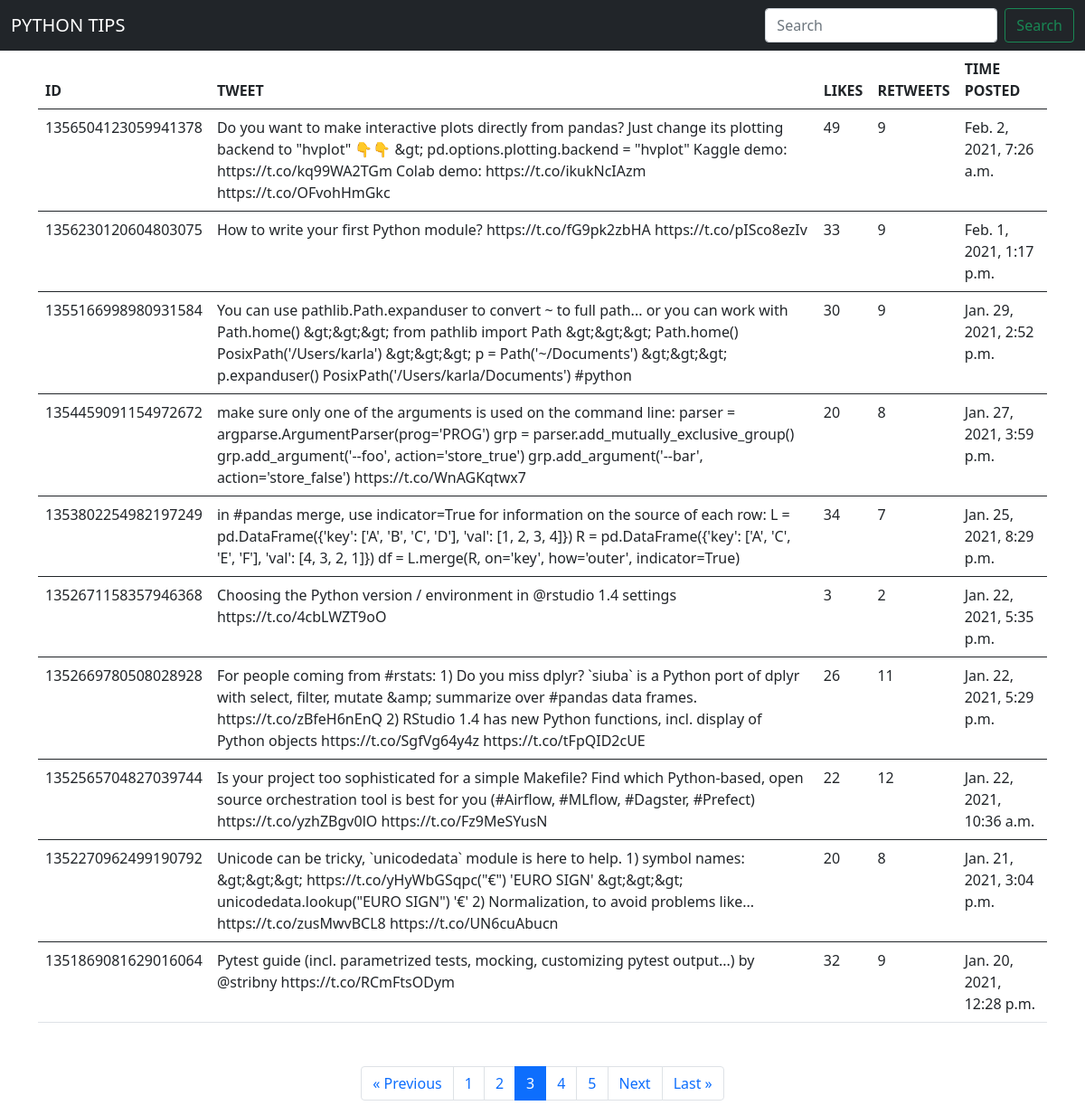
/?page=3, run on the app's committed database.
### pyTip/models.py (models this page shows, shortened)
class PyTip(models.Model):
    tweet_id = models.CharField(max_length=500, null=True, blank=True)
    timestamp = models.DateTimeField(null=True, blank=True)
    tweet_text = models.CharField(max_length=500, null=True, blank=True)
    tweet_link = models.CharField(max_length=500, null=True, blank=True)
    external_url = models.CharField(max_length=5000, null=True, blank=True)
    posted_by = models.CharField(max_length=200, null=True, blank=True)
    like = models.IntegerField(null=True, blank=True)
    retweet = models.IntegerField(null=True, blank=True)

### pyTip/views.py (the view)
# urls.py: path('', views.tweet_list, name='home'),
def tweet_list(request):
    if 'q' in request.GET:
        q = request.GET['q']
        tweets = PyTip.objects.filter(
            tweet_text__icontains=q).order_by('-timestamp')
        page = request.GET.get('page', 1)
        paginator = Paginator(tweets, 10)
    else:
        tweets = PyTip.objects.order_by('-timestamp')
        page = request.GET.get('page', 1)
        paginator = Paginator(tweets, 10)
    try:
        tweets = paginator.page(page)
    except PageNotAnInteger:
        tweets = paginator.page(1)
    except EmptyPage:
        tweets = paginator.page(paginator.num_pages)
    index = tweets.number - 1
    max_page_num = len(paginator.page_range)
    start_page_num = index - 3 if index >= 3 else 0
    end_page_num = index + 3 if index <= max_page_num - 3 else max_page_num
    page_range = list(paginator.page_range)[start_page_num:end_page_num]
    return render(request, 'pyTip/home.html', {'tweets': tweets, 'page_range': page_range})

### pyTip/templates/pyTip/home.html (shortened to what this page needs)
<!DOCTYPE html>
<html lang="en">
<head>
    <link href="https://cdn.jsdelivr.net/npm/bootstrap@5.0.0-beta2/dist/css/bootstrap.min.css" rel="stylesheet"
>
</head>
<body>
    <nav class="navbar navbar-dark bg-dark">
        <div class="container-fluid">
            <a class="navbar-brand">PYTHON TIPS</a>
            <form class="d-flex">
                <input class="form-control me-2" type="search" name="q" placeholder="Search" aria-label="Search">
                <button class="btn btn-outline-success" type="submit">Search</button>
            </form>
        </div>
    </nav>
    <div class="container">
        <table class="table">
            <thead>
                <tr>
                    <th scope="col">ID</th>
                    <th scope="col">TWEET</th>
                    <th scope="col"> LIKES </th>
                    <th scope="col"> RETWEETS </th>
                    <th scope="col"> TIME POSTED </th>
                </tr>
            </thead>
            {% for tweet in tweets %}
            <tbody>
                <tr>
                    <td>{{tweet.tweet_id}}</td>
                    <td>{{tweet.tweet_text}}</td>
                    <td> {{tweet.like}}</td>
                    <td> {{tweet.retweet}} </td>
                    <td> {{tweet.timestamp}} </td>
                </tr>
            </tbody>
            {% endfor %}
        </table>
        <div class="d-flex flex-column m-auto pagination mt-5">
            <nav aria-label="Page navigation">
                <ul class="pagination pg-grey justify-content-center">
                    {% if tweets.has_previous %}
                    <li class="page-item">
                        <a class="page-link"
                            href="?{% if query %}q={{query}}&{% endif %}page={{ tweets.previous_page_number }}">&laquo;
                            Previous</a>
                    </li>
                    {% endif %}
                    {% for i in page_range %}
                    {% if tweets.number == i %}
                    <li class="page-item active"><a class="page-link">{{ i }}</a></li>
                    {% else %}
                    <li class="page-item"><a class="page-link"
                            href="?{% if query %}q={{query}}&{% endif %}page={{ i }}">{{ i }}</a></li>
                    {% endif %}
                    {% endfor %}
                    {% if tweets.has_next %}
                    <li class="page-item">
                        <a class="page-link"
                            href="?{% if query %}q={{query}}&{% endif %}page={{ tweets.next_page_number }}">Next</a>
                    </li>
                    <li class="page-item">
                        <a class="page-link"
                            href="?{% if query %}q={{query}}&{% endif %}page={{ tweets.paginator.num_pages }}">Last
                            &raquo;</a>
                    </li>
                    {% endif %}
                </ul>
            </nav>
        </div>
    </div>
</body>
</html>

### data on the page
PyTip: tweet_id "1356504123059941378", tweet_text "Do you want to make interactive plots directly from pandas? Just change its plotting backend to \"hvplot\" 👇👇 &gt; pd.options.plotting.backend = \"hvplot\" Kaggle demo: https://t.co/kq99WA2TGm Colab demo: https://t.co/ikukNcIAzm https://t.co/OFvohHmGkc", like "49", retweet "9", timestamp "Feb. 2, 2021, 7:26 a.m."
PyTip: tweet_id "1356230120604803075", tweet_text "How to write your first Python module? https://t.co/fG9pk2zbHA https://t.co/pISco8ezIv", like "33", retweet "9", timestamp "Feb. 1, 2021, 1:17 p.m."
PyTip: tweet_id "1355166998980931584", tweet_text "You can use pathlib.Path.expanduser to convert ~ to full path... or you can work with Path.home() &gt;&gt;&gt; from pathlib import Path &gt;&gt;&gt; Path.home() PosixPath('/Users/karla') &gt;&gt;&gt; p = Path('~/Documents') &gt;&gt;&gt; p.expanduser() PosixPath('/Users/karla/Documents') #python", like "30", retweet "9", timestamp "Jan. 29, 2021, 2:52 p.m."
PyTip: tweet_id "1354459091154972672", tweet_text "make sure only one of the arguments is used on the command line: parser = argparse.ArgumentParser(prog='PROG') grp = parser.add_mutually_exclusive_group() grp.add_argument('--foo', action='store_true') grp.add_argument('--bar', action='store_false') https://t.co/WnAGKqtwx7", like "20", retweet "8", timestamp "Jan. 27, 2021, 3:59 p.m."
PyTip: tweet_id "1353802254982197249", tweet_text "in #pandas merge, use indicator=True for information on the source of each row: L = pd.DataFrame({'key': ['A', 'B', 'C', 'D'], 'val': [1, 2, 3, 4]}) R = pd.DataFrame({'key': ['A', 'C', 'E', 'F'], 'val': [4, 3, 2, 1]}) df = L.merge(R, on='key', how='outer', indicator=True)", like "34", retweet "7", timestamp "Jan. 25, 2021, 8:29 p.m."
PyTip: tweet_id "1352671158357946368", tweet_text "Choosing the Python version / environment in @rstudio 1.4 settings https://t.co/4cbLWZT9oO", like "3", retweet "2", timestamp "Jan. 22, 2021, 5:35 p.m."
PyTip: tweet_id "1352669780508028928", tweet_text "For people coming from #rstats: 1) Do you miss dplyr? `siuba` is a Python port of dplyr with select, filter, mutate &amp; summarize over #pandas data frames. https://t.co/zBfeH6nEnQ 2) RStudio 1.4 has new Python functions, incl. display of Python objects https://t.co/SgfVg64y4z https://t.co/tFpQID2cUE", like "26", retweet "11", timestamp "Jan. 22, 2021, 5:29 p.m."
PyTip: tweet_id "1352565704827039744", tweet_text "Is your project too sophisticated for a simple Makefile? Find which Python-based, open source orchestration tool is best for you (#Airflow, #MLflow, #Dagster, #Prefect) https://t.co/yzhZBgv0lO https://t.co/Fz9MeSYusN", like "22", retweet "12", timestamp "Jan. 22, 2021, 10:36 a.m."
PyTip: tweet_id "1352270962499190792", tweet_text "Unicode can be tricky, `unicodedata` module is here to help. 1) symbol names: &gt;&gt;&gt; https://t.co/yHyWbGSqpc(\"€\") 'EURO SIGN' &gt;&gt;&gt; unicodedata.lookup(\"EURO SIGN\") '€' 2) Normalization, to avoid problems like... https://t.co/zusMwvBCL8 https://t.co/UN6cuAbucn", like "20", retweet "8", timestamp "Jan. 21, 2021, 3:04 p.m."
PyTip: tweet_id "1351869081629016064", tweet_text "Pytest guide (incl. parametrized tests, mocking, customizing pytest output...) by @stribny https://t.co/RCmFtsODym", like "32", retweet "9", timestamp "Jan. 20, 2021, 12:28 p.m."

### other printed values
{{ i }} "1" "2" "4" "5"
{{ i }} "3"
